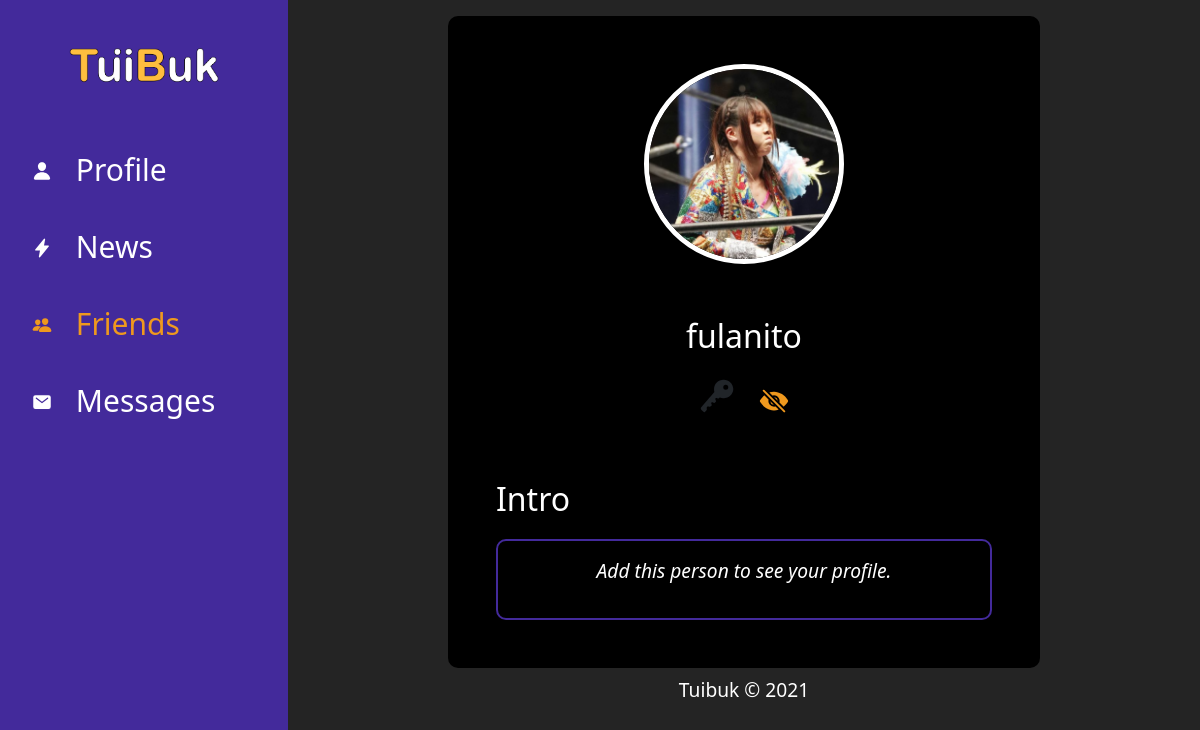
The page /friends/profile-person/cwguhj/ (signed in) on the database its author committed.
### registration/models.py (models this page shows, shortened)
class Profile(models.Model):
    user_name = models.OneToOneField(User, on_delete=models.CASCADE)
    friend_user_code = models.CharField(max_length=15, unique=True, blank=True)
    img_profile = models.ImageField(upload_to = 'profiles', null=True, blank=True)
    intro = models.TextField(null=True, blank=True)
    birthday = models.DateField(null=True, blank=True, default=datetime.date.today)
    nationality = models.CharField(max_length=100, blank=True)
    sn_github = models.CharField(max_length=100, null=True, blank=True)
    sn_twitter = models.CharField(max_length=100, null=True, blank=True)
    sn_youtube = models.CharField(max_length=100, null=True, blank=True)
    friends = models.ManyToManyField(User, related_name='friends', blank=True)

### friends/views.py (the view)
# urls.py: path('profile-person/<str:slug>/', ProfileFriend.as_view(), name='profile'),
class ProfileFriend(DetailView):
    model = Profile
    slug_field = 'friend_user_code'
    template_name = 'friends/friend_profile.html'
    def get_context_data(self, **kwargs):
        context = super(ProfileFriend, self).get_context_data(**kwargs)
        current_user = self.request.user
        friend_user = context['object'].user_name
        relation_op_one = Relationship.objects.filter(sender__user_name__username = current_user,
                                                      receiver__user_name__username = friend_user)
        relation_op_two = Relationship.objects.filter(sender__user_name__username=friend_user,
                                                      receiver__user_name__username=current_user)
        if relation_op_one:
            element_relation = relation_op_one.first()
            if element_relation.status == 'send':
                context['relation'] = 'user_cancel'
                context['id_relation'] = element_relation.id
            else:
                context['relation'] = 'no_request'
        elif relation_op_two:
            element_relation = relation_op_two.first()
            if element_relation.status == 'send':
                context['relation'] = 'user_accept'
                context['id_relation'] = element_relation.id
            else:
                context['relation'] = 'no_request'
        else:
            context['relation'] = 'request'
        return context
    def dispatch(self, request, *args, **kwargs):
        obj = super(ProfileFriend, self).get_object()
        if self.request.user == obj.user_name:
            return redirect('profile_core:profile')
        else:
            relation_users = Relationship.objects.filter(Q(sender__user_name__username=obj.user_name,
                                                            receiver__user_name__username=self.request.user) |
                                                          Q(sender__user_name__username=self.request.user,
                                                           receiver__user_name__username=obj.user_name))
            if relation_users:
                relation_status = relation_users.first().status
                if relation_status == 'blocked':
                    return redirect('friends:list')
                else:
                    return super(ProfileFriend, self).dispatch(request, *args, **kwargs)
            else:
                return super(ProfileFriend, self).dispatch(request, *args, **kwargs)

### friends/templates/friends/friend_profile.html (shortened to what this page needs)
{% extends 'base.html' %}
{% block content %}
{% if object.img_profile %}
    <div class="container-img-profile mx-auto">
        <img class="img-profile" src="{{object.img_profile.url}}" alt="">
    </div>
{% else %}
        {% load static %}
{% endif %}
<div class="label-name-profile text-center mt-5"><p>{{object.user_name}}</p></div>
<div class="text-center">
    <div class="social-media-profile">
        <ion-icon class="social-icon-profile mx-1 mx-md-2"  name="key"></ion-icon>
        <a class="friends-action block-icon" onclick="return abrir_modal('{% url 'friends:block_user' object.user_name %}')"  href="#"><ion-icon name="eye-off"></ion-icon></a>
    </div>
</div>
<div class="label-profile text-left mt-5"><p>Intro</p></div>
<div class="section-profile">
    <p class="p-info-profile">
        Add this person to see your profile.
    </p>
</div>
{% endblock %}

### static/css/styles.css (style rules this page uses)
:root { --primary: #432a9b; --secondary: #ef991e; --secondary-dark: #a76c1a; --light: #fff; --grey: #b1b1b1; }
body { overflow: hidden; font-weight: 300; height: 100vh; }
.container-img-profile { height: 200px; width: 200px; }
.img-profile { height: 100%; width: 100%; border-radius: 50%; border: 5px solid #fff; }
.label-profile { font-size: 2em; color: var(--light); }
.label-name-profile { font-size: 2em; color: var(--light); }
.section-profile { margin: 0; color: var(--light); padding: 1em; border-radius: 10px; border: 2px solid var(--primary); }
.p-info-profile { text-align: center; font-style: oblique; font-size: 1.2em; word-wrap: break-word; }
.social-media-profile { width: 100%; }
.social-icon-profile { font-size: 2.5em; }
.block-icon { color: var(--secondary); transition: .1s; }
.friends-action { font-size:30px; margin: 0 10px; transition: .1s; }

### rows shown on the page
Profile: img_profile (picture), user_name "fulanito"
